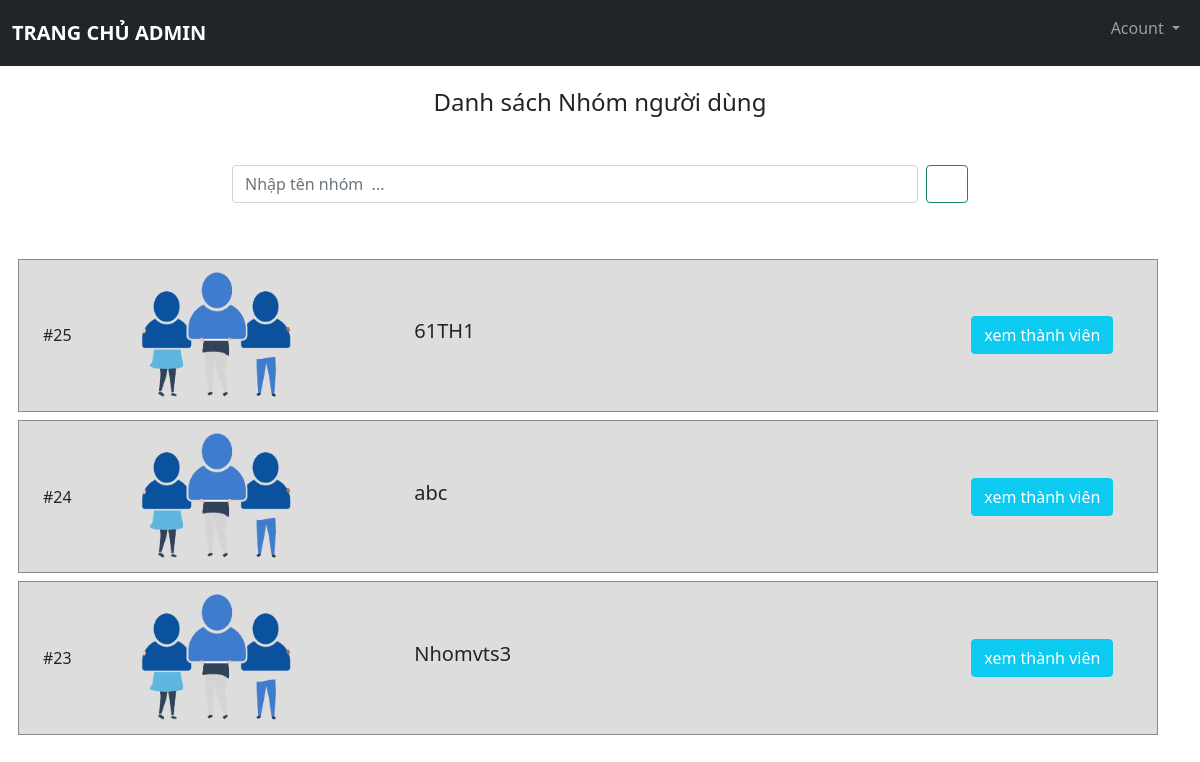
Page /src/admin/dsnhom.php (signed in) on the committed database.
### tables this page shows
CREATE TABLE `tb_nhom` (
  `id_nhom` int(10) UNSIGNED NOT NULL,
  `tennhom` varchar(200) NOT NULL
);

### src/admin/dsnhom.php (the view, shortened to what this page needs)
<?php
    include './menu_footer/menu.php';
?>
    <div class="container">
        <h4 class="text-center mt-4 mb-4">Danh sách Nhóm người dùng</h4>
        <div class="row mt-5">
            <div class="col-2">
            </div>
            <div class="col-8 d-flex">
                <input type="text" class="form-control me-2" id="txttimkiemnhom" placeholder="Nhập tên nhóm  ...">
                <button class="btn btn-outline-success " type="submit" name = "timkiem" id="txttimkiemnhom" ><i class="far fa-search"></i></button>
            </div>
            <div class="col-2"></div>
        </div>
        <div class="row danhsachnhom mt-5">
                <?php
                    include '../config/config.php';
                    $sql_dsnhom = "SELECT * FROM tb_nhom ORDER BY id_nhom DESC";
                    $result_dsnhom= mysqli_query($conn,$sql_dsnhom);
                    if(mysqli_num_rows($result_dsnhom)>0){
                        while($row_dsnhom = mysqli_fetch_assoc($result_dsnhom)){
                            ?>
                                <div class="row dsnhom mt-2">
                                    <div class="col-1">#<?php echo $row_dsnhom['id_nhom']?></div>
                                    <div class="col-2">
                                        <img src="http://localhost/BTL_QuanLiThongTinCaNhan/src/user/image_user/image_group.png" class="img-fluid" alt="ảnh nhóm">
                                    </div>
                                    <div class="col-4 tennhom">
                                        <h5><?php echo $row_dsnhom['tennhom'] ?></h5>
                                    </div>
                                    <div class="col-2 classa">
                                        <button type="button" class="btn btn-info btnxemthanhvien">
                                            <a href="dsthanhviennhom.php?id_nhom=<?php echo $row_dsnhom['id_nhom']; ?>">xem thành viên</a>
                                        </button>
                                    </div>
                                </div>
                            <?php
                        }
                    }else{
                        echo '<h4 class="mt-5 text-center">Danh sách nhóm trống</h4>';
                        echo'<img src="http://localhost/BTL_QuanLiThongTinCaNhan/src/admin/image_admin/image_1.jpg" class="img-fluid">';
                    }
                ?>
        </div>
    </div>
<?php
    include './menu_footer/footer.php';
?>

### src/admin/css/style.css (style rules this page uses)
:root { --offcanvas-width:270px; --topNavbarHeight: 56px; }
.dsnhom { align-items: center; background-color: rgb(221, 221, 221); border: 1px solid rgb(136, 136, 136); }
.classa a { text-decoration: none; color: white; }

### rows in the picture
tb_nhom: id_nhom "25", tennhom "61TH1"
tb_nhom: id_nhom "24", tennhom "abc"
tb_nhom: id_nhom "23", tennhom "Nhomvts3"
